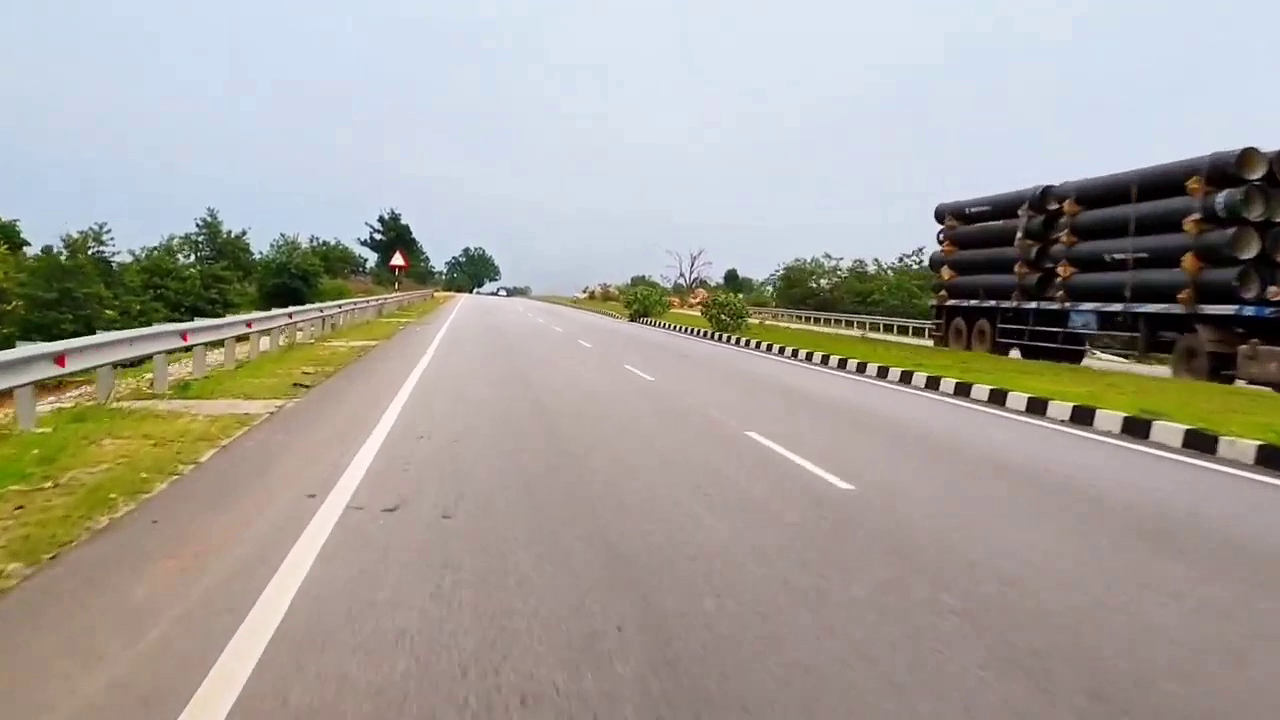
#> input picture frame 8 of nh33.mp4, 1280 x 720 px
$ python laneDetection.py
#> lines starting #> are read from the running program, lines starting #| are printed output that depends on the picture; after the words box and inside, x2 and y2 are one past the last pixel; in counts of white or black regions, pixels touching at a corner belong together
import cv2 as cv
import numpy as np

# method to detect white and yellow road lanes from each frame
def red_white_masking(image):

    hsv = cv.cvtColor(image, cv.COLOR_BGR2HSV)
#     mask for yellow
    lower_y = np.array([10,130,120], np.uint8)
    upper_y = np.array([40,255,255], np.uint8)
    mask_y = cv.inRange(hsv, lower_y, upper_y)
#    cv.imshow('mask_y',mask_y)
#    mask for white
    lower_w = np.array([0,0,212], np.uint8)
    upper_w = np.array([170,200,255], np.uint8)
    mask_w = cv.inRange(hsv, lower_w,upper_w)
#    cv.imshow('mask_w', mask_w)
    mask = cv.bitwise_or(mask_w,mask_y)
#    cv.imshow('mask',mask)
    masked_bgr = cv.bitwise_and(image, image, mask=mask)
#    cv.imshow('masked_bgr',masked_bgr)
    return masked_bgr

# filter to return denoised image and thinning yellow and white lines detected by red_white_masking()
# so that edges can be detected as a single line not like rectangular strips
def filtered(image):
    kernel = np.array([[-1,0,1],[-1,0,1],[-1,0,1]])
    filtered_image = cv.filter2D(image,-1,kernel)
#    cv.imshow('filtered_image',filtered_image)
    return filtered_image


# this function is for getting region of interest in an image defined by given vertices
def roi(image, vert, color = [255,255,255]):
    mask = np.zeros_like(image)
    cv.fillConvexPoly(mask,cv.convexHull(vert),color)
    masked_image = cv.bitwise_and(image, mask)
#    cv.imshow('roi',masked_image)
    return masked_image


# function for edge detection in filtered image
# input image should be a 8 bit single channeled image or a thresholded binary image
# for better output input image for this function should be filtered/blurred(i.e. denoised)
def edge_detection(image):
    edges = cv.Canny(image, 80, 200)
#    cv.imshow('edges',edges)
    return edges

# function to distinguish between left and right lane detected lines and average
# their slopes and intercept for left and right lane
# so if multiple lines are detected in left and right lane ,then their averaged
# line will be returned for both left and right lane
def average_slope_intercept(image, lines):
    left_fit = []    # list for all multiple lines found in left lane
    right_fit = []   # list for all multiple lines found in right lane
    # these l and r to store the copy of lines detected
    # for the case if any frame of video due to some image processing problems(like shades causing problem in detection of white lines)
    # it is not able to detect lines, so previous frames line could be used to show the lane
    global l
    global r
    for line in lines:
        x1, y1, x2, y2 = line.reshape(4)

        # It will fit the polynomial and the intercept and slope
        parameters = np.polyfit((x1, x2), (y1, y2), 1)
        slope = parameters[0]
        intercept = parameters[1]
        # for left lane slope should be less than 0 and for right lane slope should be greater than 0
        if slope < 0:
            left_fit.append((slope, intercept))
        else:
            right_fit.append((slope, intercept))
    # if any frame is not able to detect lines due to image processing problems and left_fit or right_fit are []
    # then previous frames lines are used to show lanes which would cause not much difference
    if left_fit != []:
        left_fit_average = np.average(left_fit, axis = 0)
        left_line = create_coordinates(image, left_fit_average)
        l= left_fit_average
    else:
        left_line = create_coordinates(image, l)
    if right_fit != []:
        right_fit_average = np.average(right_fit, axis = 0)
        right_line = create_coordinates(image, right_fit_average)
        r = right_fit_average
    else:
        right_line = create_coordinates(image, r)
    # returns the starting and ending coordinates of both the averaged left and right lane lines
    # in the form of numpy array as [[x1, y1, x2, y2], [x1, y1, x2, y2]] for left and right lane
    return np.array([left_line, right_line])

# function returns the coordinates of lines to draw by the given line parameters(slope, intercept)
def create_coordinates(image, line_parameters):
    slope, intercept = line_parameters
    y1 = image.shape[0]
    y2 = int(y1 * (2/ 3))
    x1 = int((y1 - intercept) / slope)
    x2 = int((y2 - intercept) / slope)
    return np.array([x1, y1, x2, y2])

# function to draw detected lanes lines by given coordiantes and fill the detected part of lane with red
def draw_lines(left, right, image):
    cv.line(image, (left[0],left[1]), (left[2],left[3]), (0,255,0), 5)
    cv.line(image, (right[0],right[1]), (right[2],right[3]), (0,255,0), 5)
    vert = np.array([[ (left[0],left[1]), (left[2],left[3]), (right[0],right[1]), (right[2],right[3])]])
    cropped_lane = roi(image, vert, color=[0,255,255])
    # fills detected lane with red with some weight to get some transparency
    detected_image = cv.addWeighted(image, 1, cropped_lane, 0.7, 0)
#    cv.imshow('lines',detected_image)
    return detected_image

# function to call and perform all operations on each frame
def process(image):
    h=image.shape[0]
    w=image.shape[1]

    masked = red_white_masking(image)
    blurred = filtered(masked)
    gray = cv.cvtColor(blurred, cv.COLOR_BGR2GRAY)
    # coordinates for region of interest
    vertices = np.array([[ (0,h), (w/2,h/2), (w,h)]], np.uint64)
    region_of_interest = roi(gray, vert=vertices)
    edges = edge_detection(region_of_interest)
#    cv.imshow('edges',edges)
    # using Probablistic Hough Transform to detect lines in image after detecting edges in the region of interest
    # tune these parameters to get lines in different images
    lines = cv.HoughLinesP(edges, 1, np.pi/180, 20, minLineLength=5, maxLineGap=200)
    # finding coordinates and drawing lines & filling lane,
    # and then returning the final processed image with detected lanes
    left_lane, right_lane = average_slope_intercept(image, lines)
    final_image = draw_lines(left_lane, right_lane, image.copy())
    return final_image


cap = cv.VideoCapture('nh33.mp4')
## below two lines are of object creation of cv.VideoWriter for saving the processed video with detected lane
#fourcc = cv.VideoWriter_fourcc(*'XVID')
#out = cv.VideoWriter('output_project_video.avi', fourcc, 25, (1280,720))
while(cap.isOpened()):
    ret, frame = cap.read()
#> frame is the input picture: shape (720, 1280, 3); mean B, G, R 154.4, 161.4, 165.5
    # this given part of code is to runthe video in loop
    if ret == False:
        cap.set(cv.CAP_PROP_POS_FRAMES, 0)
        _, frame = cap.read()
    # each frame passed for processing and lane detection
    detected = process(frame)
#> in red_white_masking, `mask_y = cv.inRange(hsv, lower_y, upper_y)`:
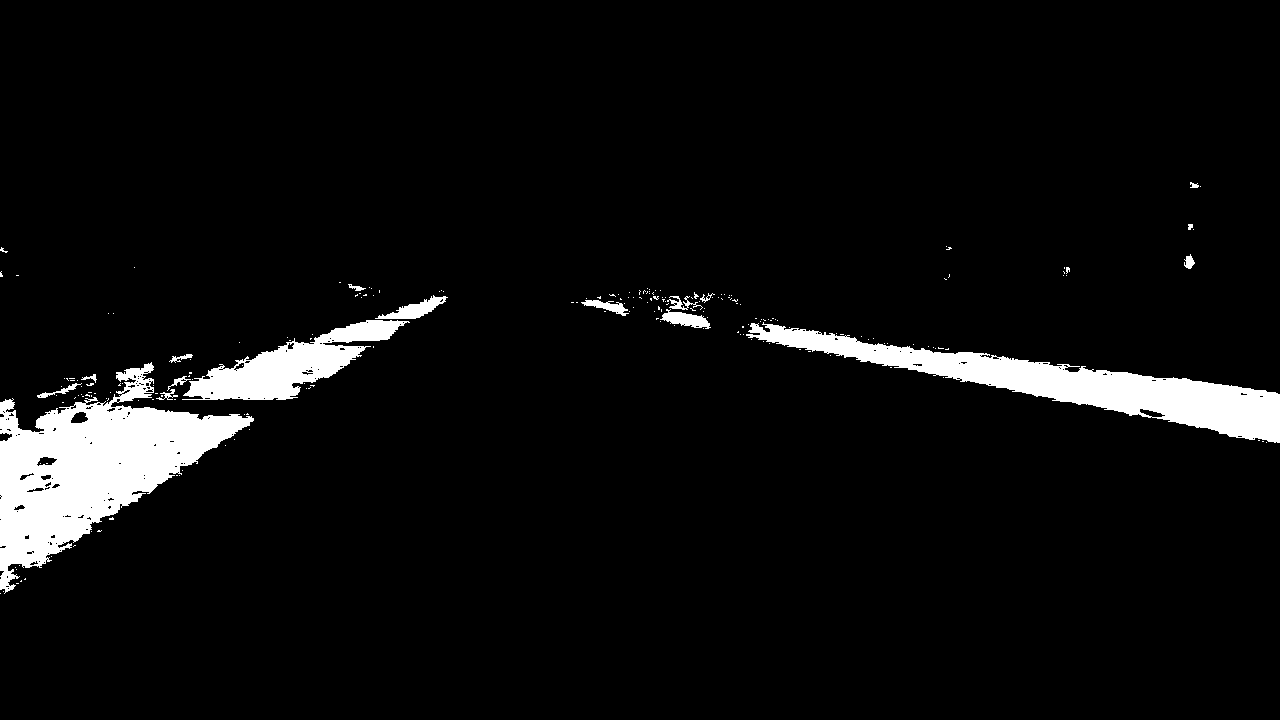
#> mask_y: shape (720, 1280); 5.5% white; 211 white regions (194 under 20 px), largest, box (x1, y1, x2, y2) and area: (0, 362, 254, 594) 23909, (746, 322, 1280, 443) 16674, (182, 320, 410, 400) 7212
#> in roi, `masked_image = cv.bitwise_and(image, mask)`:
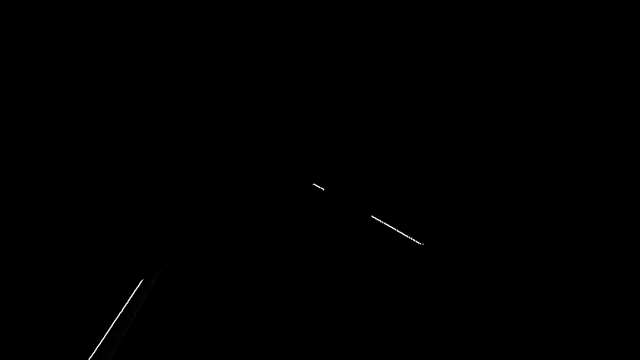
#> masked_image: shape (720, 1280) (shown at 1/2 size); min 0, max 255, mean 0.3
#> in process, `lines = cv.HoughLinesP(edges, 1, np.pi/180, 20, minLineLength=5, maxLi..`: lines = [[176, 719, 283, 560], [179, 719, 286, 560], [628, 367, 846, 487], [625, 368, 842, 488], [625, 369, 840, 488], [626, 367, 846, 489]]
#> the loop in average_slope_intercept, `for line in lines:` made 6 passes
#> (x1, y1, x2, y2, slope, intercept) on passes 1 to 6: (176, 719, 283, 560, -1.49, 980.5), (179, 719, 286, 560, -1.49, 985), (628, 367, 846, 487, 0.55, 21.31), (625, 368, 842, 488, 0.553, 22.38), (625, 369, 840, 488, 0.553, 23.07), (626, 367, 846, 489, 0.555, 19.85)
#> after the loop in average_slope_intercept, `for line in lines:`: left_fit = [(-1.49, 980.5), (-1.49, 985)]; right_fit = [(0.55, 21.31), (0.553, 22.38), (0.553, 23.07), (0.555, 19.85)]
#> in average_slope_intercept, `left_fit_average = np.average(left_fit, axis = 0)`: left_fit_average = [-1.49, 982.8]
#> in create_coordinates, `slope, intercept = line_parameters`: slope = -1.49; intercept = 982.8
#> in create_coordinates, `x1 = int((y1 - intercept) / slope)`: x1 = 176
#> in create_coordinates, `x2 = int((y2 - intercept) / slope)`: x2 = 338
#> in average_slope_intercept, `left_line = create_coordinates(image, left_fit_average)`: left_line = [176, 720, 338, 480]
#> in average_slope_intercept, `l= left_fit_average`: l = [-1.49, 982.8]
#> in average_slope_intercept, `right_fit_average = np.average(right_fit, axis = 0)`: right_fit_average = [0.553, 21.65]
#> in average_slope_intercept, `right_line = create_coordinates(image, right_fit_average)`: right_line = [1263, 720, 829, 480]
#> in average_slope_intercept, `r = right_fit_average`: r = [0.553, 21.65]
#> in process, `left_lane, right_lane = average_slope_intercept(image, lines)`: left_lane = [176, 720, 338, 480]; right_lane = [1263, 720, 829, 480]
#> in draw_lines, `cv.line(image, (right[0],right[1]), (right[2],right[3]), (0,255,0), 5)`:
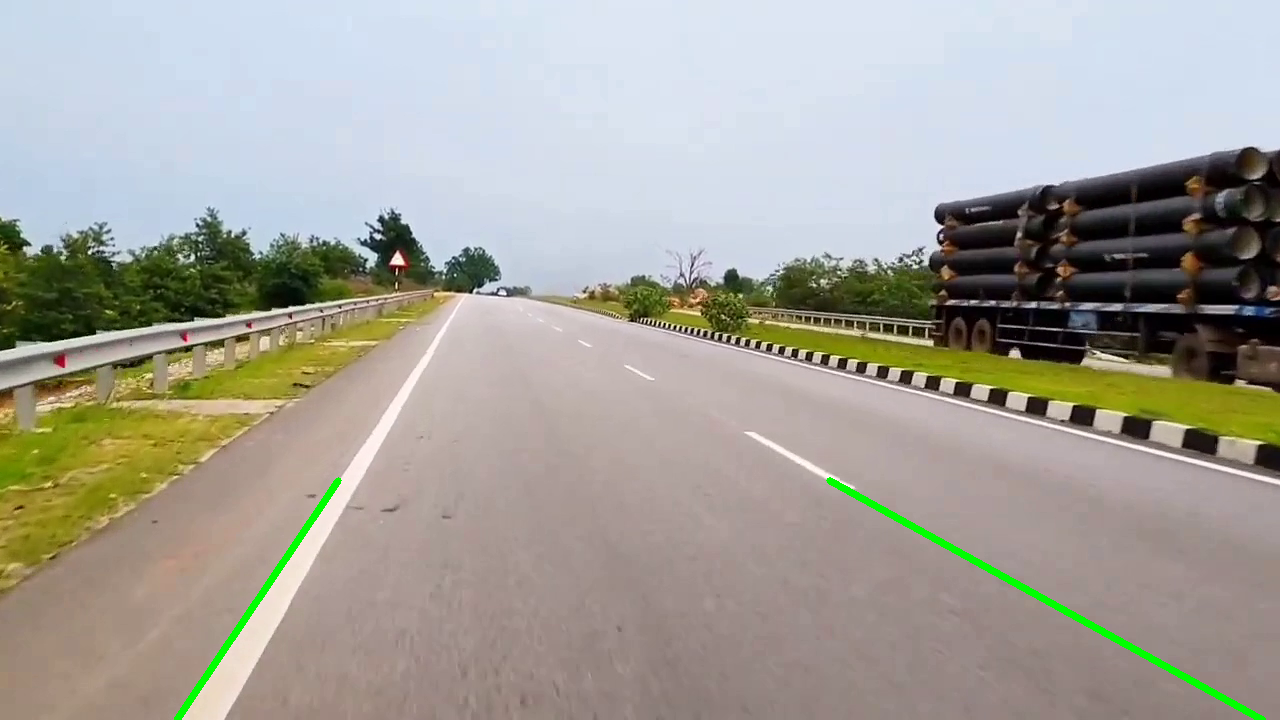
#> image: shape (720, 1280, 3); mean of channels 0, 1, 2 153.4, 162, 164.4; drawn as B, G, R
#> in draw_lines, `vert = np.array([[ (left[0],left[1]), (left[2],left[3]), (right[0],rig..`: vert = [[176, 720], [338, 480], [1263, 720], [829, 480]]
#> in draw_lines, `detected_image = cv.addWeighted(image, 1, cropped_lane, 0.7, 0)`:
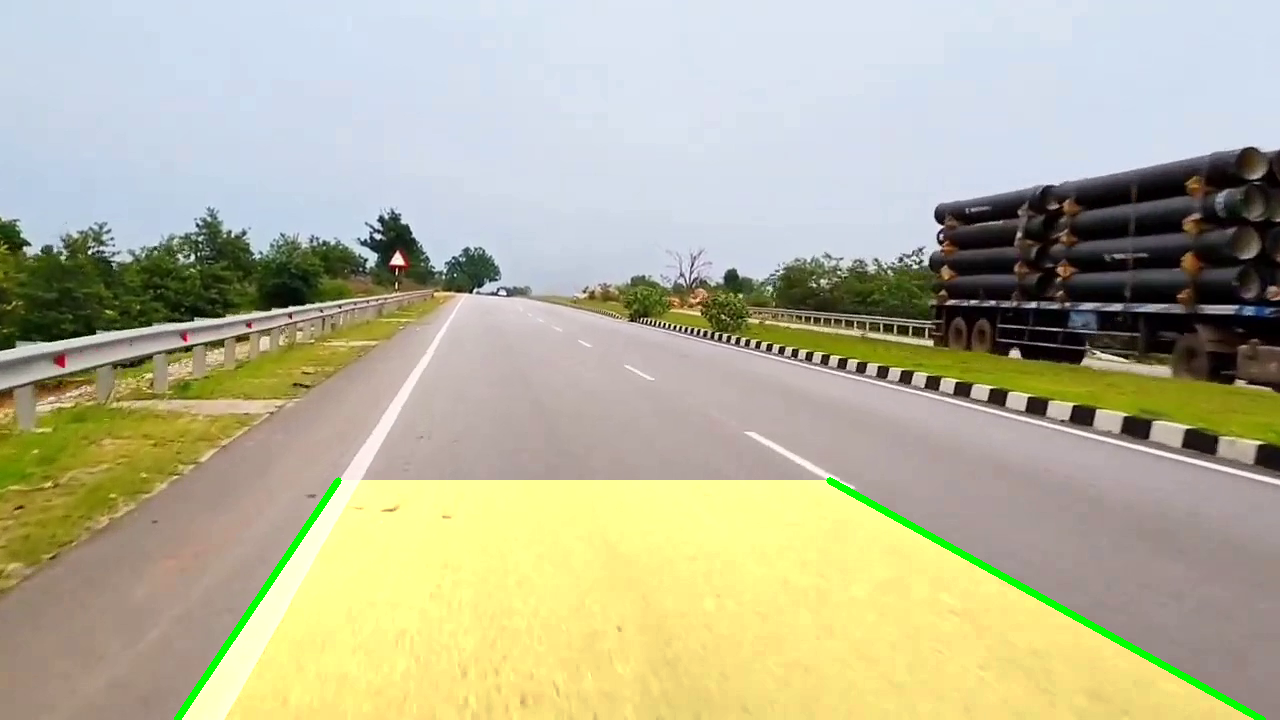
#> detected_image: shape (720, 1280, 3); mean of channels 0, 1, 2 153.4, 181.1, 182.9; drawn as B, G, R
   #cv.imshow('feed', frame)   # main feed of video
    cv.imshow('detected lanes', detected)    # frame having detected lanes
## below command is to save the processed video frame by frame
#    out.write(detected)

    # to stop the video press 'ENTER' as ASCII value for 'ENTER' is 13
    if cv.waitKey(10) == 13:
#> (key Esc is pressed here)
        break

cv.destroyAllWindows()
cap.release()
#out.release()
